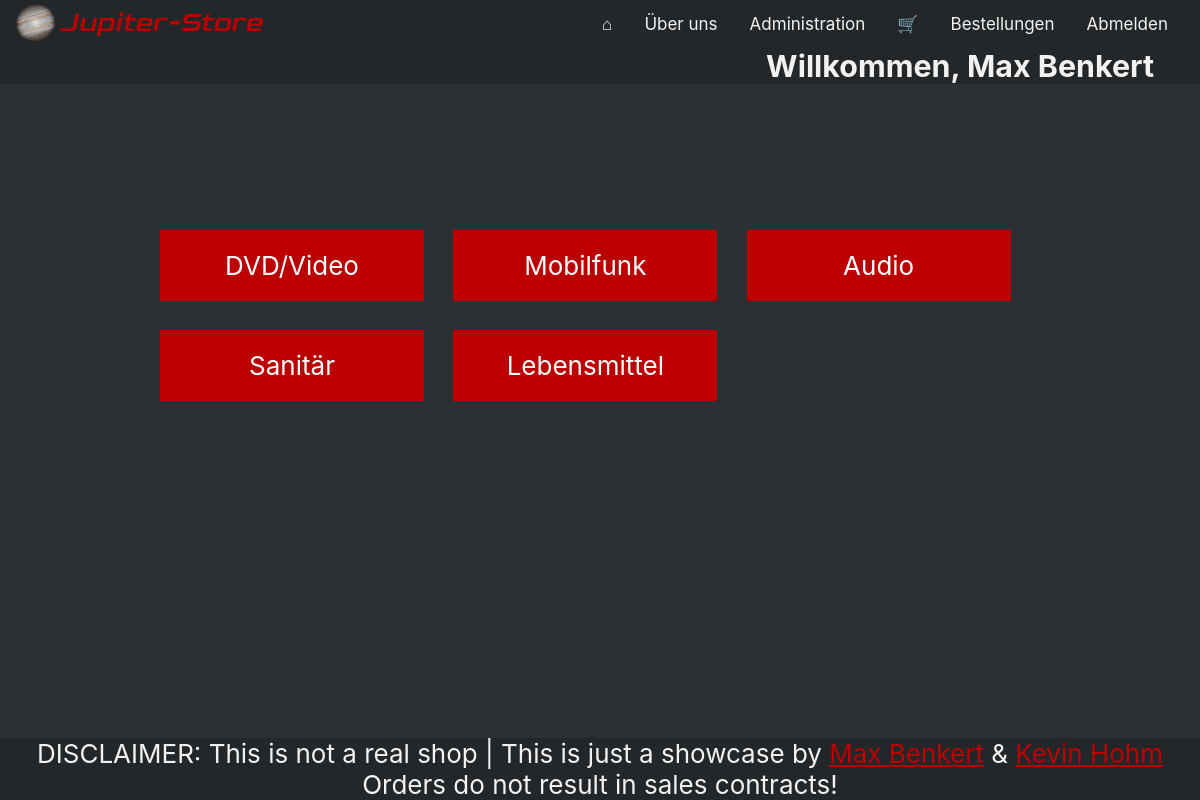
Screenshot of / (signed in) with the database file from the repository.
### tables this page shows
CREATE TABLE IF NOT EXISTS `article_category` (
  `id` int(11) NOT NULL AUTO_INCREMENT,
  `name` varchar(255) NOT NULL DEFAULT '',
  PRIMARY KEY (`id`)
);

### src/php_include/db_article.php (called while the page is built, shortened)
<?php
function db_get_categories()
{
    $mysqli = db_connect();
    $sql    = "SELECT * FROM article_category";
    $res    = $mysqli->query($sql);
    if ($res->num_rows > 0) {
        $categorys = array();
        $i         = 0;
        while ($row = $res->fetch_assoc()) {
            $categorys[$i]       = new Category();
            $categorys[$i]->id   = $row["id"];
            $categorys[$i]->name = $row["name"];
            $i++;
        }
        return $categorys;
    } else {
        return false;
    }
}
?>

### src/index.php (the view, shortened to what this page needs)
<?php
require_once("php_include/db_article.php");
$categories = db_get_categories();
foreach ($categories as $category) {
    echo "<a class='stealth__a' href='category.php?id=" . $category->id . "&category=" . $category->name . "'>
        <div class='box'><center>" . $category->name . "</center></div></a>";
}

### src/css/base.css (style rules this page uses)
* { margin:0; padding:0; }
body { padding-top: 70px; background-color: #2C2F33; color: #f2f2f2; font-family: -apple-system, BlinkMacSystemFont, 'Segoe UI', Roboto, Oxygen, Ubuntu, Cantarell, 'Open Sans', 'Helvetica Neue', sans-serif; font-size: 26px; }
.box { float: left; width: 30%; margin-right: 3.33333%; margin-bottom: 3.33333%; padding: 20px 20px; background: rgb(188, 0, 0); box-sizing: border-box; }
.stealth__a { color: white; }

### src/css/footer.css (style rules this page uses)
footer { position: fixed; left: 0; bottom: 0; width: 100%; background-color: #23272A; color: #f2f2f2; text-align: center; }
footer a:link { color: rgb(188,0,0); }

### rows the page displays
article_category: name "DVD/Video"
article_category: name "Mobilfunk"
article_category: name "Audio"
article_category: name "Sanitär"
article_category: name "Lebensmittel"

### other values shown
unserialize($_SESSION["user"])->firstname "Max"
unserialize($_SESSION["user"])->lastname "Benkert"
